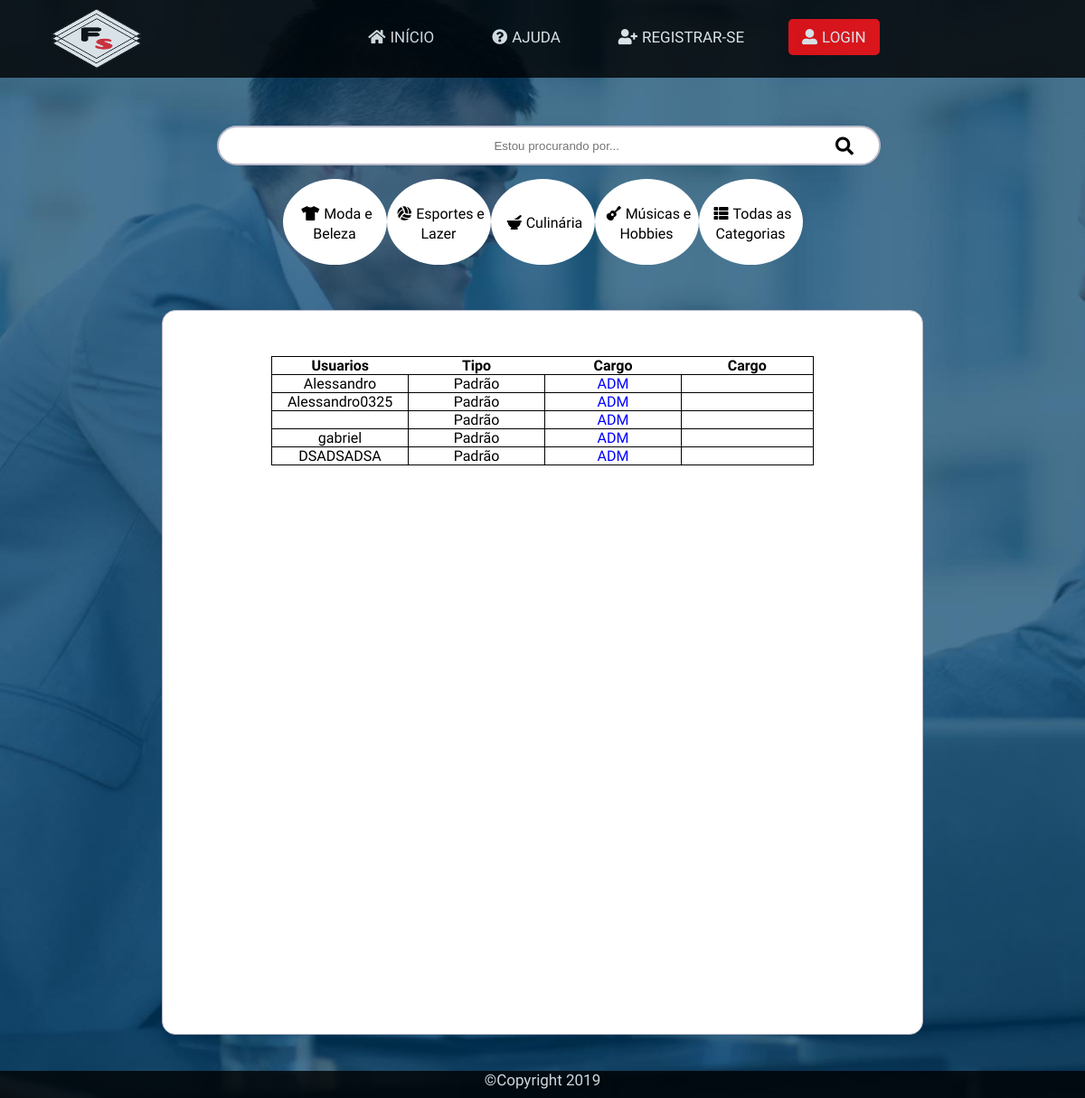
The app's page /php/gerenciaUser.php, older data.
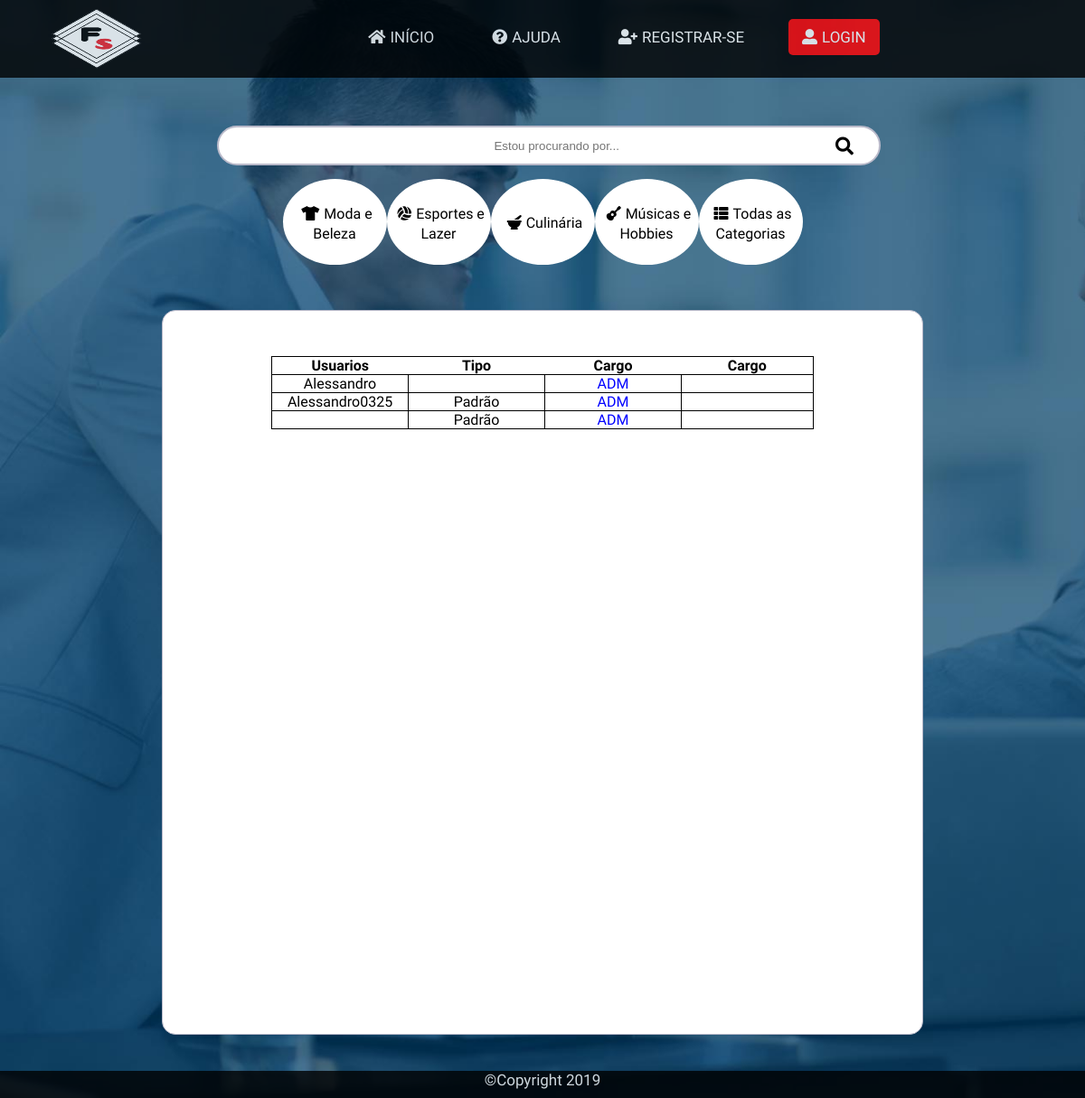
The same page, newer data.
### tables this page shows
CREATE TABLE `USUARIOS` (
  `USER_ID` int(11) NOT NULL AUTO_INCREMENT,
  `USER_NOME` varchar(40) NOT NULL,
  `USER_USUARIO` varchar(40) NOT NULL,
  `USER_SENHA` varchar(40) NOT NULL,
  `USER_EMAIL` varchar(40) DEFAULT NULL,
  `USER_TELEFONE` varchar(40) DEFAULT NULL,
  `USER_IMAGEM` varchar(50) DEFAULT NULL,
  `USER_TIPO` int(1) DEFAULT '0',
  PRIMARY KEY (`USER_ID`)
);

### php/functions.php (called while the page is built, shortened)
<?php
$conn = new PDO("mysql: host=localhost;dbname=FASTSERVICE", 'service', '049633');
function conexao(){
	global $conn;
	return $conn;
}
function pdoExec($prepare, $execute){
	$stmt = conexao()->prepare($prepare);
	$stmt -> execute($execute);
	return $stmt;
}
function isLogged(){
	if (isset($_SESSION['userName'])) {
		return true;
	}
	else{
		return false;
	}
}

### php/gerenciaUser.php (the view, shortened to what this page needs)
<?php include("functions.php"); ?>
<!DOCTYPE html>
<html lang="pt-br">
<head>
	<link rel="stylesheet" type="text/css" href="../css/style.css">
	<link rel="stylesheet" href="https://use.fontawesome.com/releases/v5.8.1/css/all.css">
</head>
<body>
	<div>
		<nav>
			<a href="../index.php"><img src="../img/3.png"></a>
			<ul>
				<li><a href="/"><i class="fas fa-home"></i>Início</a></li>
				<li><a href="ajuda.php"><i class="fas fa-question-circle"></i>Ajuda</a></li>
				<?php if (isLogged() ){ ?>
					<li><a href="servico.php"><i class="fas fa-ad"></i>Anunciar</a></li>
					<li><a href="#account" rel="account"><i class="fas fa-user-alt"></i>Minha conta</a></li>
					<?php if ($_SESSION['userTipo'] > 0): ?>
						<li><a href="addCategoria.php"><i class="fas fa-plus-circle"></i>Criar Categorias</a></li>
					<?php endif ?>
					<li><a href="logout.php" class="btn-login"><i class="fas fa-sign-out-alt"></i> Sair</a></li>
				<?php } else{ ?>
				<li><a href="register.php"><i class="fas fa-user-plus"></i>Registrar-se</a></li>
				<li><a href="#janela" rel="modal" class="btn-login"><i class="fas fa-user-alt"></i>Login</a></li>
			<?php } ?>
			</ul>
		</nav>
	</div>
	<br>
	<center>
		<div class="busca">
			<form action="search.php">
				<input type="text" placeholder="  Estou procurando por..." required>
				<button type="submit"><i class="fas fa-search" ></i></button>
				<ul class="icons-busca">
				    <li class="icons"> <a href=search.php?search=<?=md5(4);?> > <i class="fas fa-tshirt"></i>Moda e Beleza </a></li>
				    <li class="icons"> <a href=search.php?search=<?=md5(7);?> > <i class="fas fa-volleyball-ball"></i>Esportes e Lazer </a></li>
				    <li class="icons"> <a href=search.php?search=<?=md5(8);?> > <i class="fas fa-mortar-pestle"></i>Culinária </a></li>
				    <li class="icons"> <a href=search.php?search=<?=md5(10);?> ><i class="fas fa-guitar"></i>Músicas e Hobbies </a></li>
				    <li class="icons"> <a href=search.php?search=todos><i class="fas fa-th-list"></i>Todas as Categorias </a></li>
				</ul>
			</form>
		</div>
	<div class="profile">
		<center>
			<div class="adm">
				<?php
					$stmt = pdoExec("SELECT * FROM USUARIOS",[]);
					$dados = $stmt->fetchAll();
					?>
					<table>
						<tr>
							<th>Usuarios</th>
							<th>Tipo</th>
							<th>Cargo</th>
							<th>Cargo</th>
						</tr>
							<?php
							foreach ($dados as $value) : ?>
						<tr>
							<?php if ($_SESSION['userId'] === $value['USER_ID']){
								}else{ ?>
									<td><?=$value['USER_USUARIO'];?></td>
									<td>
										<?php if ($value['USER_TIPO'] == 0): ?>
											Padrão
										<?php endif ?>
									</td>
									<td><a href="gerenciaAddAdm.php?id=<?=md5($value['USER_ID']);?>">ADM</a></td>
								<?php } ?>
						</tr>
							<?php endforeach ?>
					</table>
	        </div>
       </center>
	</div>
	<footer class="rodape">©Copyright 2019</footer>
</body>
</html>

### css/style.css (style rules this page uses)
* { margin: 0; padding: 0; }
body { padding: 0; margin: 0; width: 100%; font-family: Oswald; background: url("../img/8.jpg"); background-repeat: no-repeat; background-size: cover; background-position: relative; }
.profile .adm table { margin-top: 50px; width: 600px; border-collapse: collapse; }
.profile .adm tr,td { width: 150px; border: 1px solid black; }
.profile .adm td { margin: 0 auto; text-align:center; }
nav { padding: 0; margin-top: 0; width: 100%; height: 86px; opacity: 0.8; position: absolute; box-sizing: border-box; transition: .3s; z-index: 500; text-align: center; background: black; }
nav ul { text-align: center; }
nav ul li { margin-top: 16px; list-style: none; display: inline-block; font-size: 17px; padding: 15px; float: center; }
nav ul li a { color: white; padding: 10px 15px; text-decoration: none; cursor: pointer; text-transform: uppercase; transition: .3s; }
li a i { padding-right: 5px; }
nav img { margin-left: 45px; float: left; width: 120px; height: 70px; margin-top: 8px; border-radius: 5px; cursor: pointer; }
.rodape { width: 100%; height: 30px; z-index: 100; bottom: 0; background-color: black; opacity: 0.8; color: white; position: relative; text-align: center; font-size: 17px; }
.btn-login { background-color: red; border-radius: 5px; color: white; }
td a { padding: 10px; }
input { padding-left: 10px; }
div.busca { position: relative; margin-top: 120px; width: 60%; }
div.busca button { position: absolute; right: 0; top: 8px; padding: 4px 16px; font-size: 20px; background: none; border: none; outline: none; }
div.busca form input { width: 100%; height: 40px; border-radius: 25px; border: solid 2px #babaca; text-align: center; outline: none; overflow: hidden; }
a { text-decoration: none; color: blue; }
div.busca .icons-busca { list-style: none; display: flex; margin-top: 15px; justify-content: center; }
.icons-busca li { padding: 5px; }
.icons-busca li a { text-decoration: none; color: black; cursor: pointer; }
.icons-busca a i { padding: 5px; }
.icons { background-color: white; border-radius: 50%; display: flex; flex-direction: column; align-items: center; justify-content: center; width: 105px; height: 85px; padding: 15px; }
div.profile { margin-top: 50px; width: 70%; background: white; border-radius: 15px; min-height: 100vh; margin-bottom: 40px; border: solid 1px #babaca; }

Row changes from the older to the newer data that the page shows:
removed usuarios: USER_USUARIO "gabriel", USER_TIPO "Padrão"
removed usuarios: USER_USUARIO "DSADSADSA", USER_TIPO "Padrão"
changed usuarios "Alessandro": no longer shows "Padrão"
